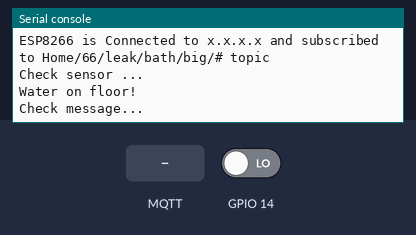
The program below on a simulated ESP8266 board running MicroPython. On the bench: the last lines printed to the serial console. Inputs (shaded band) come from the test bench; at power-on: GPIO 14 LOW. WiFi joins after 1.5 s; the clock reads 2024-03-15 10:24:30 at power-on unless the program sets it; no MQTT or app messages arrive unless stated.

Above: at 2.8 s.
2.9 s: GPIO 14 driven HIGH
6.1 s: MQTT message "open" arrives on the first subscribed topic
At 7.5 s:
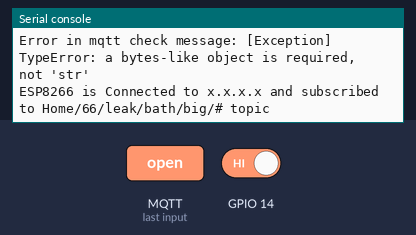
8.1 s: MQTT message "close" arrives on the first subscribed topic
At 8.96 s:
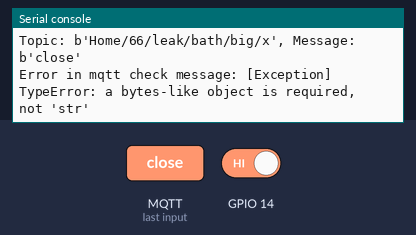
12.1 s: MQTT message "yes" arrives on the first subscribed topic
At 13.5 s:
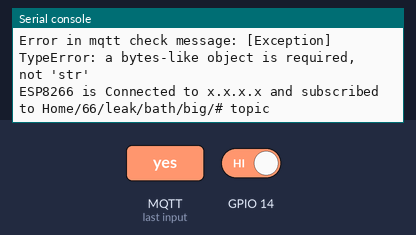
14.4 s: MQTT message "1" arrives on the first subscribed topic
At 15.55 s:
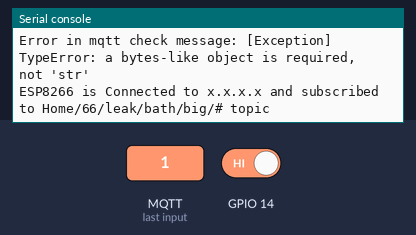
16.6 s: MQTT message "on" arrives on the first subscribed topic
At 17.63 s:
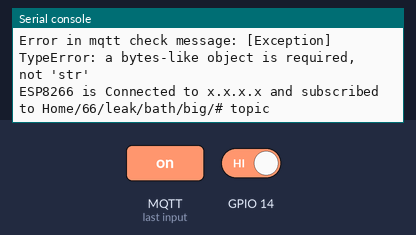

The program:

main.py
```python
import gc
import uasyncio as asyncio
import wifi
import machine
import utime as time
import usocket as socket
import ustruct as struct
from umqtt.simple import MQTTClient
from machine import WDT
import config

wdt = WDT()
gc.enable()
wifi.activate()
int_err_count = 0
ping_mqtt = 0
ping_fail = 0
water = False

place_topic = config.CONFIG['DEVICE_PLACE'] + "/"\
              + config.CONFIG['DEVICE_TYPE'] + "/"\
              + config.CONFIG['DEVICE_PLACE_TYPE'] + "/"\
              + config.CONFIG['DEVICE_PLACE_NAME'] + "/"

device_topic = config.CONFIG['DEVICE_PLACE'] + "/"\
               + config.CONFIG['DEVICE_TYPE'] + "/"\
               + config.CONFIG['DEVICE_PLACE_TYPE'] + "/"\
               + config.CONFIG['DEVICE_PLACE_NAME'] + "/"\
               + config.CONFIG['DEVICE_ID'] + "/"


def time_now():
    ntp_query = bytearray(48)
    ntp_query[0] = 0x1b
    try:
        addr = socket.getaddrinfo(config.host, 123)[0][-1]
        s = socket.socket(socket.AF_INET, socket.SOCK_DGRAM)
        s.settimeout(1)
        s.sendto(ntp_query, addr)
        msg = s.recv(48)
        s.close()
        val = struct.unpack("!I", msg[40:44])[0]
        return val - config.ntp_delta
    except Exception as error:
        print("Error: [Exception] %s: %s" % (type(error).__name__, error))
        time.sleep(60)
        machine.reset()


def settime():
    try:
        t = time_now()
        tm = time.localtime(t)
        tm = tm[0:3] + (0,) + tm[3:6] + (0,)
        machine.RTC().datetime(tm)
    except Exception as error:
        print("Error: [Exception] %s: %s" % (type(error).__name__, error))
        time.sleep(60)
        machine.reset()


settime()


# Check Internet connection
def internet_connected(host='8.8.8.8', port=53):
    global int_err_count
    while True:
        s = socket.socket(socket.AF_INET, socket.SOCK_STREAM)
        s.settimeout(1.0)
        try:
            s.connect((host, port))
            int_err_count = 0
            return True
        except Exception as error:
            print("Error Internet connect: [Exception] %s: %s" % (type(error).__name__, error))
            return False
        finally:
            s.close()


# Check sensor
async def check_sensor():
    global water
    while True:
        await asyncio.sleep(1)
        print("Check sensor ...")
        if (config.ws.check() == 0) and (water is False):
            print("Water on floor!")
            water = True
            config.tap_cold.close()
            config.tap_hot.close()
            client.publish(device_topic + "data/water", "yes")

        if config.ws.check() != 0:
            print("Not leaking!")
            client.publish(device_topic + "data/water", "no")
            water = False


async def tap_check():
    while True:
        await asyncio.sleep(1)
        if config.tap_cold.tap_state == "open":
            await config.tap_cold.open()

        if config.tap_cold.tap_state == "close":
            await config.tap_cold.close()

        if config.tap_hot.tap_state == "open":
            await config.tap_hot.open()

        if config.tap_hot.tap_state == "close":
            await config.tap_hot.close()


def on_message(topic, msg):
    global ping_fail
    print("Topic: %s, Message: %s" % (topic, msg))

    if config.CONFIG['DEVICE_ID'] + "/state/check/mqtt" in topic:
        if int(msg) == ping_mqtt:
            print("MQTT pong true...")
            ping_fail = 0
        else:
            print("MQTT pong false... (%i)" % ping_fail)

    if "/state/ping" in topic:
        send_mqtt_pong(msg)

    if "/tap/cold" in topic:
        if msg == b"close":
            config.tap_cold.tap_state = "close"
        if msg == b"open":
            config.tap_cold.tap_state = "open"

    if "/tap/hot" in topic:
        if msg == b"close":
            config.tap_hot.tap_state = "close"
        if msg == b"open":
            config.tap_hot.tap_state = "open"

    if "/data/water" in topic:
        if msg == b"yes":
            config.tap_cold.tap_state = "close"
            config.tap_hot.tap_state = "close"


# Pong MQTT connect
def send_mqtt_pong(pong_msg):
    print(pong_msg.decode("utf-8"))
    client.publish(device_topic + "state/pong",
                   pong_msg.decode("utf-8"))


# Check MQTT brocker
async def mqtt_check():
    global ping_fail
    global ping_mqtt
    while True:
        await asyncio.sleep(10)
        ping_mqtt = time.time()
        client.publish(device_topic + "state/check/mqtt", "%s" % ping_mqtt)
        print("Send MQTT ping (%i)" % ping_mqtt)
        ping_fail += 1

        if ping_fail >= config.CONFIG['MQTT_CRIT_ERR']:
            print("MQTT ping false... reset (%i)" % ping_fail)
            machine.reset()

        if ping_fail >= config.CONFIG['MQTT_MAX_ERR']:
            print("MQTT ping false... reconnect (%i)" % ping_fail)
            client.disconnect()
            mqtt_reconnect()


# MQTT reconnect
def mqtt_reconnect():
    global client
    try:
        client = MQTTClient(config.CONFIG['MQTT_CLIENT_ID'], config.CONFIG['MQTT_BROKER'],
                            user=config.CONFIG['MQTT_USER'],
                            password=config.CONFIG['MQTT_PASSWORD'], port=config.CONFIG['MQTT_PORT'])
#        client.DEBUG = True
        client.set_callback(on_message)
        client.connect(clean_session=True)
        client.subscribe(place_topic + "#")
        print("ESP8266 is Connected to %s and subscribed to %s topic" % (
                config.CONFIG['MQTT_BROKER'], place_topic + "#"))

        client.publish(device_topic + "info", "%s" % [config.CONFIG['DEVICE_PLACE'], config.CONFIG['DEVICE_TYPE'],
                                                      config.CONFIG['DEVICE_PLACE'], config.CONFIG['DEVICE_PLACE_NAME'],
                                                      config.CONFIG['DEVICE_ID']])
    except Exception as error:
        print("Error in MQTT reconnection: [Exception] %s: %s" % (type(error).__name__, error))


# Check MQTT message
async def check_message():
    while True:
        await asyncio.sleep(1)
        print("Check message...")
        try:
            client.check_msg()
        except Exception as error:
            print("Error in mqtt check message: [Exception] %s: %s" % (type(error).__name__, error))
            mqtt_reconnect()
        wdt.feed()


# Check Internet connected and reconnect
async def check_internet():
    global int_err_count
    try:
        while True:
            await asyncio.sleep(60)
            print("Check Internet connect... ")
            if not internet_connected():
                print("Internet connect fail...")
                int_err_count += 1

                if int_err_count >= config.CONFIG['INT_CRIT_ERR']:
                    client.disconnect()
                    wifi.wlan.disconnect()
                    machine.reset()

                if int_err_count >= config.CONFIG['INT_MAX_ERR']:
                    print("Internet reconnect")
                    client.disconnect()
                    wifi.wlan.disconnect()
                    wifi.activate()
    except Exception as error:
        print("Error in Internet connection: [Exception] %s: %s" % (type(error).__name__, error))


mqtt_reconnect()
try:
    loop = asyncio.get_event_loop()
    loop.create_task(check_sensor())
    loop.create_task(check_message())
    loop.create_task(check_internet())
    loop.create_task(mqtt_check())
    loop.create_task(tap_check())
    loop.run_forever()
except Exception as e:
    print("Error: [Exception] %s: %s" % (type(e).__name__, e))
    time.sleep(60)
    machine.reset()
```

wifi.py
```python
import network
import config
global wlan


def activate():
    global wlan
    wlan = network.WLAN(network.STA_IF)
    wlan.active(True)
    if not wlan.isconnected():
        print('Connecting to network...')
        wlan.connect(config.CONFIG['WIFI_LOGIN'], config.CONFIG['WIFI_PASSWORD'])
        while not wlan.isconnected():
            pass
        print('Network config:', wlan.ifconfig())
```

config.py
```python
from tap import Tap
from wsensor import WS

ntp_delta = 3155673600
host = "pool.ntp.org"
tap_cold = Tap(5, 0, "ready")  # D1
tap_hot = Tap(4, 2, "ready")  # D2
ws = WS(14)  # Water sensor (pin)

# Modify below section as required
CONFIG = {
    "MQTT_BROKER": "x.x.x.x",
    "MQTT_USER": "user",
    "MQTT_PASSWORD": "pass",
    "MQTT_PORT": 1883,
    "MQTT_CLIENT_ID": "ESP_BIG_01",
    "MQTT_MAX_ERR": 5,
    "MQTT_CRIT_ERR": 10,
    "DEVICE_TYPE": "leak",
    "DEVICE_PLACE": "Home/66",
    "DEVICE_PLACE_TYPE": "bath",
    "DEVICE_PLACE_NAME": "big",
    "DEVICE_ID": "01",
    "DEVICE_ID_USE": "01",
    "WIFI_LOGIN": "WIFI_APP",
    "WIFI_PASSWORD": "WIFI_PASS",
    "INT_MAX_ERR": 20,
    "INT_CRIT_ERR": 50
}
```

tap.py
```python
from machine import Pin
import uasyncio as asyncio


class Tap:
    def __init__(self, pin_s, pin_d, tap_state):
        self.pin_s = pin_s
        self.pin_d = pin_d
        self.tap_state = tap_state

    async def open(self):
        Pin(self.pin_s, Pin.OUT, value=1)
        Pin(self.pin_d, Pin.OUT, value=1)
        await asyncio.sleep(10)
        Pin(self.pin_s, Pin.OUT, value=0)
        self.tap_state = "ready"
        return "Tap on pin %s is open" % self.pin_d

    async def close(self):
        Pin(self.pin_s, Pin.OUT, value=1)
        Pin(self.pin_d, Pin.OUT, value=0)
        await asyncio.sleep(10)
        Pin(self.pin_s, Pin.OUT, value=0)
        self.tap_state = "ready"
        return "Tap on pin %s is closed" % self.pin_d
```

wsensor.py
```python
from machine import Pin


class WS:
    def __init__(self, pin):
        self.pin = pin

    def check(self):
        return Pin(self.pin, Pin.IN).value()
```

Measured:
- after the input at 6.1 s, the serial console: prints a new line after 0.57 s (image 1)
- after the input at 8.1 s, the serial console: prints a new line after 0.73 s (image 2)
- after the input at 12.1 s, the serial console: prints a new line after 0.89 s (image 3)
- after the input at 14.4 s, the serial console: prints a new line after 0.74 s (image 4)
- after the input at 16.6 s, the serial console: prints a new line after 0.70 s (image 5)
